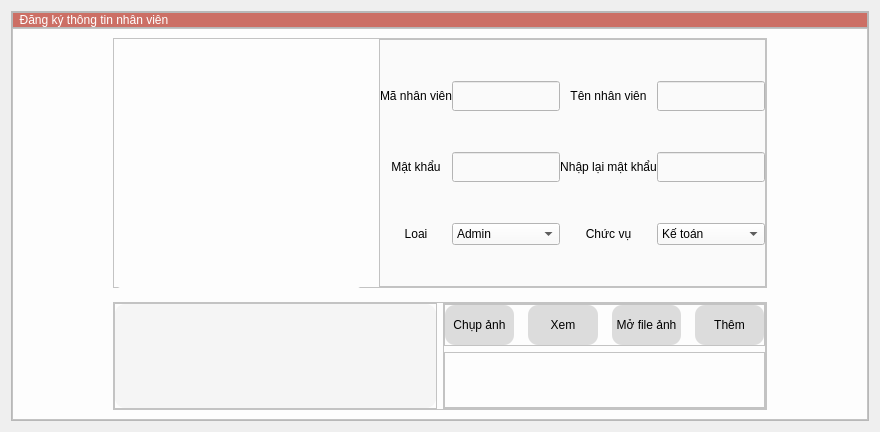
            <widget class="QWidget" name="PagesPage2_2">
             <layout class="QVBoxLayout" name="verticalLayout_8">
              <item>
               <widget class="QFrame" name="frame_4">
                <property name="frameShape">
                 <enum>QFrame::StyledPanel</enum>
                </property>
                <property name="frameShadow">
                 <enum>QFrame::Raised</enum>
                </property>
                <layout class="QVBoxLayout" name="verticalLayout_9">
                 <property name="spacing">
                  <number>0</number>
                 </property>
                 <property name="leftMargin">
                  <number>0</number>
                 </property>
                 <property name="topMargin">
                  <number>0</number>
                 </property>
                 <property name="rightMargin">
                  <number>0</number>
                 </property>
                 <property name="bottomMargin">
                  <number>0</number>
                 </property>
                 <item>
                  <widget class="QFrame" name="frame_5">
                   <property name="minimumSize">
                    <size>
                     <width>0</width>
                     <height>0</height>
                    </size>
                   </property>
                   <property name="maximumSize">
                    <size>
                     <width>16777215</width>
                     <height>35</height>
                    </size>
                   </property>
                   <property name="frameShape">
                    <enum>QFrame::StyledPanel</enum>
                   </property>
                   <property name="frameShadow">
                    <enum>QFrame::Raised</enum>
                   </property>
                   <layout class="QVBoxLayout" name="verticalLayout_10">
                    <property name="spacing">
                     <number>0</number>
                    </property>
                    <property name="leftMargin">
                     <number>0</number>
                    </property>
                    <property name="topMargin">
                     <number>0</number>
                    </property>
                    <property name="rightMargin">
                     <number>0</number>
                    </property>
                    <property name="bottomMargin">
                     <number>0</number>
                    </property>
                    <item>
                     <widget class="QLabel" name="label">
                      <property name="maximumSize">
                       <size>
                        <width>16777215</width>
                        <height>35</height>
                       </size>
                      </property>
                      <property name="styleSheet">
                       <string notr="true">font: 75 10pt &quot;MS Shell Dlg 2&quot;;background-color: rgba(204, 111, 101);
color: rgb(255, 255, 255);    border-radius: 10px;</string>
                      </property>
                      <property name="text">
                       <string>  Đăng ký thông tin nhân viên</string>
                      </property>
                     </widget>
                    </item>
                   </layout>
                  </widget>
                 </item>
                 <item>
                  <widget class="QFrame" name="frame_6">
                   <property name="styleSheet">
                    <string notr="true">background-color: rgb(253, 253, 253);</string>
                   </property>
                   <property name="frameShape">
                    <enum>QFrame::StyledPanel</enum>
                   </property>
                   <property name="frameShadow">
                    <enum>QFrame::Raised</enum>
                   </property>
                   <layout class="QGridLayout" name="gridLayout">
                    <property name="leftMargin">
                     <number>100</number>
                    </property>
                    <property name="rightMargin">
                     <number>100</number>
                    </property>
                    <property name="spacing">
                     <number>14</number>
                    </property>
                    <item row="1" column="0">
                     <widget class="QFrame" name="frame_10">
                      <property name="styleSheet">
                       <string notr="true"/>
                      </property>
                      <property name="frameShape">
                       <enum>QFrame::StyledPanel</enum>
                      </property>
                      <property name="frameShadow">
                       <enum>QFrame::Raised</enum>
                      </property>
                      <layout class="QHBoxLayout" name="horizontalLayout_9">
                       <property name="leftMargin">
                        <number>0</number>
                       </property>
                       <property name="topMargin">
                        <number>0</number>
                       </property>
                       <property name="rightMargin">
                        <number>0</number>
                       </property>
                       <property name="bottomMargin">
                        <number>0</number>
                       </property>
                       <item>
                        <widget class="QFrame" name="frame_9">
                         <property name="frameShape">
                          <enum>QFrame::StyledPanel</enum>
                         </property>
                         <property name="frameShadow">
                          <enum>QFrame::Raised</enum>
                         </property>
                         <layout class="QVBoxLayout" name="verticalLayout_12">
                          <property name="spacing">
                           <number>0</number>
                          </property>
                          <property name="leftMargin">
                           <number>0</number>
                          </property>
                          <property name="topMargin">
                           <number>0</number>
                          </property>
                          <property name="rightMargin">
                           <number>0</number>
                          </property>
                          <property name="bottomMargin">
                           <number>0</number>
                          </property>
                          <item>
                           <widget class="QLabel" name="label_10">
                            <property name="styleSheet">
                             <string notr="true">background-color: rgb(245, 245, 245);    border-radius: 10px;</string>
                            </property>
                            <property name="text">
                             <string/>
                            </property>
                            <property name="alignment">
                             <set>Qt::AlignCenter</set>
                            </property>
                           </widget>
                          </item>
                         </layout>
                        </widget>
                       </item>
                       <item>
                        <widget class="QFrame" name="frame_12">
                         <property name="sizePolicy">
                          <sizepolicy hsizetype="Minimum" vsizetype="Preferred">
                           <horstretch>0</horstretch>
                           <verstretch>0</verstretch>
                          </sizepolicy>
                         </property>
                         <property name="styleSheet">
                          <string notr="true"/>
                         </property>
                         <property name="frameShape">
                          <enum>QFrame::StyledPanel</enum>
                         </property>
                         <property name="frameShadow">
                          <enum>QFrame::Raised</enum>
                         </property>
                         <layout class="QVBoxLayout" name="verticalLayout_19">
                          <property name="leftMargin">
                           <number>0</number>
                          </property>
                          <property name="topMargin">
                           <number>0</number>
                          </property>
                          <property name="rightMargin">
                           <number>0</number>
                          </property>
                          <property name="bottomMargin">
                           <number>0</number>
                          </property>
                          <item>
                           <widget class="QFrame" name="frame_20">
                            <property name="maximumSize">
                             <size>
                              <width>16777215</width>
                              <height>120</height>
                             </size>
                            </property>
                            <property name="frameShape">
                             <enum>QFrame::StyledPanel</enum>
                            </property>
                            <property name="frameShadow">
                             <enum>QFrame::Raised</enum>
                            </property>
                            <layout class="QHBoxLayout" name="horizontalLayout_11">
                             <property name="spacing">
                              <number>14</number>
                             </property>
                             <property name="leftMargin">
                              <number>0</number>
                             </property>
                             <property name="topMargin">
                              <number>0</number>
                             </property>
                             <property name="rightMargin">
                              <number>0</number>
                             </property>
                             <property name="bottomMargin">
                              <number>0</number>
                             </property>
                             <item>
                              <widget class="QPushButton" name="pushButton_11">
                               <property name="minimumSize">
                                <size>
                                 <width>0</width>
                                 <height>40</height>
                                </size>
                               </property>
                               <property name="maximumSize">
                                <size>
                                 <width>16777215</width>
                                 <height>40</height>
                                </size>
                               </property>
                               <property name="styleSheet">
                                <string notr="true">QPushButton{
	
	font: 75 10pt &quot;MS Shell Dlg 2&quot;;
	background-color: rgb(220, 220, 220);
    border-radius: 10px;
}
QPushButton:hover {
	background-color:rgb(117, 12, 26);
	color: rgb(255, 255, 255);
}
</string>
                               </property>
                               <property name="text">
                                <string>Chụp ảnh</string>
                               </property>
                              </widget>
                             </item>
                             <item>
                              <widget class="QPushButton" name="pushButton_13">
                               <property name="maximumSize">
                                <size>
                                 <width>150</width>
                                 <height>40</height>
                                </size>
                               </property>
                               <property name="styleSheet">
                                <string notr="true">QPushButton{
	
	font: 75 10pt &quot;MS Shell Dlg 2&quot;;
	background-color: rgb(220, 220, 220);
    border-radius: 10px;
}
QPushButton:hover {
	background-color:rgb(117, 12, 26);
	color: rgb(255, 255, 255);
}
</string>
                               </property>
                               <property name="text">
                                <string>Xem</string>
                               </property>
                              </widget>
                             </item>
                             <item>
                              <widget class="QPushButton" name="pushButton_12">
                               <property name="maximumSize">
                                <size>
                                 <width>16777215</width>
                                 <height>40</height>
                                </size>
                               </property>
                               <property name="styleSheet">
                                <string notr="true">QPushButton{
	
	font: 75 10pt &quot;MS Shell Dlg 2&quot;;
	background-color: rgb(220, 220, 220);
    border-radius: 10px;
}
QPushButton:hover {
	background-color:rgb(117, 12, 26);
	color: rgb(255, 255, 255);
}
</string>
                               </property>
                               <property name="text">
                                <string>Mở file ảnh</string>
                               </property>
                              </widget>
                             </item>
                             <item>
                              <widget class="QPushButton" name="pushButton_10">
                               <property name="maximumSize">
                                <size>
                                 <width>150</width>
                                 <height>40</height>
                                </size>
                               </property>
                               <property name="styleSheet">
                                <string notr="true">QPushButton{
	
	font: 75 10pt &quot;MS Shell Dlg 2&quot;;
	background-color: rgb(220, 220, 220);
    border-radius: 10px;
}
QPushButton:hover {
	background-color:rgb(117, 12, 26);
	color: rgb(255, 255, 255);
}
</string>
                               </property>
                               <property name="text">
                                <string>Thêm</string>
                               </property>
                              </widget>
                             </item>
                            </layout>
                           </widget>
                          </item>
                          <item>
                           <widget class="QFrame" name="frame_19">
                            <property name="styleSheet">
                             <string notr="true"/>
                            </property>
                            <property name="frameShape">
                             <enum>QFrame::StyledPanel</enum>
                            </property>
                            <property name="frameShadow">
                             <enum>QFrame::Raised</enum>
                            </property>
                            <layout class="QGridLayout" name="gridLayout_3">
                             <property name="leftMargin">
                              <number>0</number>
                             </property>
                             <property name="topMargin">
                              <number>0</number>
                             </property>
                             <property name="rightMargin">
                              <number>0</number>
                             </property>
                             <property name="bottomMargin">
                              <number>0</number>
                             </property>
                             <item row="0" column="0">
                              <widget class="QLabel" name="label_20">
                               <property name="text">
                                <string/>
                               </property>
                              </widget>
                             </item>
                             <item row="0" column="1">
                              <widget class="QLabel" name="label_21">
                               <property name="text">
                                <string/>
                               </property>
                              </widget>
                             </item>
                             <item row="0" column="2">
                              <widget class="QLabel" name="label_22">
                               <property name="text">
                                <string/>
                               </property>
                              </widget>
                             </item>
                             <item row="1" column="0">
                              <widget class="QLabel" name="label_23">
                               <property name="text">
                                <string/>
                               </property>
                              </widget>
                             </item>
                             <item row="1" column="1">
                              <widget class="QLabel" name="label_24">
                               <property name="text">
                                <string/>
                               </property>
                              </widget>
                             </item>
                             <item row="1" column="2">
                              <widget class="QLabel" name="label_25">
                               <property name="text">
                                <string/>
                               </property>
                              </widget>
                             </item>
                             <item row="2" column="0">
                              <widget class="QLabel" name="label_26">
                               <property name="text">
                                <string/>
                               </property>
                              </widget>
                             </item>
                             <item row="2" column="1">
                              <widget class="QLabel" name="label_27">
                               <property name="text">
                                <string/>
                               </property>
                              </widget>
                             </item>
                             <item row="2" column="2">
                              <widget class="QLabel" name="label_28">
                               <property name="text">
                                <string/>
                               </property>
                              </widget>
                             </item>
                            </layout>
                           </widget>
                          </item>
                         </layout>
                        </widget>
                       </item>
                      </layout>
                     </widget>
                    </item>
                    <item row="0" column="0">
                     <widget class="QFrame" name="frame_7">
                      <property name="maximumSize">
                       <size>
                        <width>16777215</width>
                        <height>250</height>
                       </size>
                      </property>
                      <property name="styleSheet">
                       <string notr="true"/>
                      </property>
                      <property name="frameShape">
                       <enum>QFrame::StyledPanel</enum>
                      </property>
                      <property name="frameShadow">
                       <enum>QFrame::Raised</enum>
                      </property>
                      <layout class="QHBoxLayout" name="horizontalLayout_7">
                       <property name="spacing">
                        <number>15</number>
                       </property>
                       <property name="leftMargin">
                        <number>0</number>
                       </property>
                       <property name="topMargin">
                        <number>0</number>
                       </property>
                       <property name="rightMargin">
                        <number>0</number>
                       </property>
                       <property name="bottomMargin">
                        <number>0</number>
                       </property>
                       <item>
                        <widget class="QFrame" name="frame_8">
                         <property name="minimumSize">
                          <size>
                           <width>250</width>
                           <height>250</height>
                          </size>
                         </property>
                         <property name="maximumSize">
                          <size>
                           <width>250</width>
                           <height>250</height>
                          </size>
                         </property>
                         <property name="styleSheet">
                          <string notr="true">image: url(:/16x16/icons/depositphotos_318221368-stock-illustration-missing-picture-page-for-website.jpg);
background-position:  center;
background-repeat: no-repeat;    border-radius: 10px;
</string>
                         </property>
                         <property name="frameShape">
                          <enum>QFrame::StyledPanel</enum>
                         </property>
                         <property name="frameShadow">
                          <enum>QFrame::Raised</enum>
                         </property>
                         <layout class="QVBoxLayout" name="verticalLayout_11">
                          <item>
                           <widget class="QLabel" name="label_8">
                            <property name="styleSheet">
                             <string notr="true">font: 75 10pt &quot;MS Shell Dlg 2&quot;;</string>
                            </property>
                            <property name="text">
                             <string/>
                            </property>
                            <property name="alignment">
                             <set>Qt::AlignCenter</set>
                            </property>
                           </widget>
                          </item>
                         </layout>
                        </widget>
                       </item>
                       <item>
                        <widget class="QFrame" name="frame_11">
                         <property name="maximumSize">
                          <size>
                           <width>16777215</width>
                           <height>250</height>
                          </size>
                         </property>
                         <property name="styleSheet">
                          <string notr="true">font: 75 10pt &quot;MS Shell Dlg 2&quot;;
background-color: rgba(250, 250, 250, 250);</string>
                         </property>
                         <property name="frameShape">
                          <enum>QFrame::StyledPanel</enum>
                         </property>
                         <property name="frameShadow">
                          <enum>QFrame::Raised</enum>
                         </property>
                         <layout class="QGridLayout" name="gridLayout_2">
                          <property name="leftMargin">
                           <number>0</number>
                          </property>
                          <property name="topMargin">
                           <number>0</number>
                          </property>
                          <property name="rightMargin">
                           <number>0</number>
                          </property>
                          <property name="bottomMargin">
                           <number>0</number>
                          </property>
                          <property name="spacing">
                           <number>0</number>
                          </property>
                          <item row="0" column="1">
                           <widget class="QLineEdit" name="txt_ID">
                            <property name="sizePolicy">
                             <sizepolicy hsizetype="Expanding" vsizetype="Fixed">
                              <horstretch>0</horstretch>
                              <verstretch>0</verstretch>
                             </sizepolicy>
                            </property>
                            <property name="minimumSize">
                             <size>
                              <width>0</width>
                              <height>0</height>
                             </size>
                            </property>
                            <property name="maximumSize">
                             <size>
                              <width>250</width>
                              <height>50</height>
                             </size>
                            </property>
                           </widget>
                          </item>
                          <item row="1" column="1">
                           <widget class="QLineEdit" name="txt_pass1">
                            <property name="maximumSize">
                             <size>
                              <width>250</width>
                              <height>50</height>
                             </size>
                            </property>
                           </widget>
                          </item>
                          <item row="1" column="0">
                           <widget class="QLabel" name="label_3">
                            <property name="maximumSize">
                             <size>
                              <width>150</width>
                              <height>30</height>
                             </size>
                            </property>
                            <property name="text">
                             <string>Mật khẩu</string>
                            </property>
                            <property name="alignment">
                             <set>Qt::AlignCenter</set>
                            </property>
                           </widget>
                          </item>
                          <item row="0" column="0">
                           <widget class="QLabel" name="label_2">
                            <property name="maximumSize">
                             <size>
                              <width>150</width>
                              <height>30</height>
                             </size>
                            </property>
                            <property name="styleSheet">
                             <string notr="true">font: 75 10pt &quot;MS Shell Dlg 2&quot;;</string>
                            </property>
                            <property name="text">
                             <string>Mã nhân viên</string>
                            </property>
                            <property name="alignment">
                             <set>Qt::AlignCenter</set>
                            </property>
                           </widget>
                          </item>
                          <item row="0" column="2">
                           <widget class="QLabel" name="label_15">
                            <property name="maximumSize">
                             <size>
                              <width>150</width>
                              <height>30</height>
                             </size>
                            </property>
                            <property name="text">
                             <string>Tên nhân viên</string>
                            </property>
                            <property name="alignment">
                             <set>Qt::AlignCenter</set>
                            </property>
                           </widget>
                          </item>
                          <item row="0" column="3">
                           <widget class="QLineEdit" name="txt_Name">
                            <property name="maximumSize">
                             <size>
                              <width>250</width>
                              <height>50</height>
                             </size>
                            </property>
                           </widget>
                          </item>
                          <item row="2" column="0">
                           <widget class="QLabel" name="label_14">
                            <property name="maximumSize">
                             <size>
                              <width>16777215</width>
                              <height>30</height>
                             </size>
                            </property>
                            <property name="text">
                             <string>Loai</string>
                            </property>
                            <property name="alignment">
                             <set>Qt::AlignCenter</set>
                            </property>
                           </widget>
                          </item>
                          <item row="1" column="2">
                           <widget class="QLabel" name="label_17">
                            <property name="maximumSize">
                             <size>
                              <width>150</width>
                              <height>30</height>
                             </size>
                            </property>
                            <property name="text">
                             <string>Nhập lại mật khẩu</string>
                            </property>
                            <property name="alignment">
                             <set>Qt::AlignCenter</set>
                            </property>
                           </widget>
                          </item>
                          <item row="1" column="3">
                           <widget class="QLineEdit" name="txt_pass2">
                            <property name="maximumSize">
                             <size>
                              <width>250</width>
                              <height>50</height>
                             </size>
                            </property>
                           </widget>
                          </item>
                          <item row="2" column="3">
                           <widget class="QComboBox" name="comboBox_position">
                            <property name="sizePolicy">
                             <sizepolicy hsizetype="Maximum" vsizetype="Fixed">
                              <horstretch>0</horstretch>
                              <verstretch>0</verstretch>
                             </sizepolicy>
                            </property>
                            <property name="maximumSize">
                             <size>
                              <width>250</width>
                              <height>16777215</height>
                             </size>
                            </property>
                            <item>
                             <property name="text">
                              <string>Kế toán</string>
                             </property>
                            </item>
                            <item>
                             <property name="text">
                              <string>Nhân sự</string>
                             </property>
                            </item>
                           </widget>
                          </item>
                          <item row="2" column="2">
                           <widget class="QLabel" name="label_4">
                            <property name="sizePolicy">
                             <sizepolicy hsizetype="Expanding" vsizetype="Preferred">
                              <horstretch>0</horstretch>
                              <verstretch>0</verstretch>
                             </sizepolicy>
                            </property>
                            <property name="maximumSize">
                             <size>
                              <width>150</width>
                              <height>500</height>
                             </size>
                            </property>
                            <property name="text">
                             <string>Chức vụ</string>
                            </property>
                            <property name="alignment">
                             <set>Qt::AlignCenter</set>
                            </property>
                           </widget>
                          </item>
                          <item row="2" column="1">
                           <widget class="QComboBox" name="comboBox_type">
                            <item>
                             <property name="text">
                              <string>Admin</string>
                             </property>
                            </item>
                            <item>
                             <property name="text">
                              <string>Staff</string>
                             </property>
                            </item>
                           </widget>
                          </item>
                         </layout>
                        </widget>
                       </item>
                      </layout>
                     </widget>
                    </item>
                   </layout>
                  </widget>
                 </item>
                </layout>
               </widget>
              </item>
             </layout>
            </widget>
